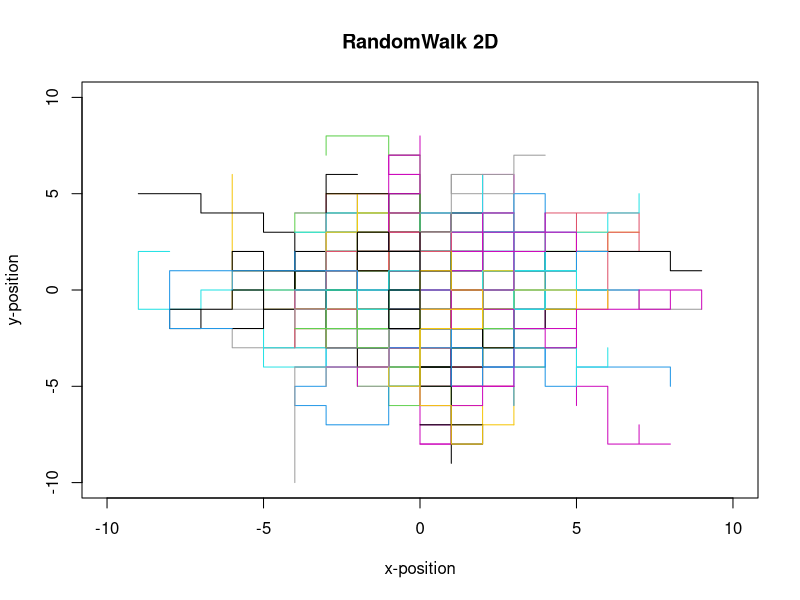

Generate this figure with R:
n_steps = 20; n_exp = 200

#it can 'walk' in 4 directions, north, south, east and west
disp = matrix(c(1,0,-1,0,0,1,0,-1), 2, 4)
print(disp)

walks = c()

for(i in 1:n_exp) {
  
  m = disp[,sample(4,n_steps,replace=TRUE)]
# m = the random direction the walk can take
  m = cbind(c(0,0),m)
# we set as the first point the (0,0)
  x = apply(m,1, cumsum)
  
  if(i==1)
    plot(x, type='l', main = "RandomWalk 2D", xlab = "x-position", ylab = "y-position",
         xlim = c(-10,10), ylim=c(-10,10))
  else
    points(x, type="l", col=palette()[i%%8+1]) #every walk has a different color
}

#other way to put colors:
#else
  #lines(x, col=rgb(runif(255),runif(255),runif(255)))
  #lines(x,col=palette()[i%%8+1])
